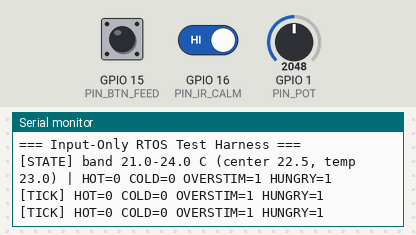
Bench run of a sketch on a simulated ESP32-S3. Parts: the last lines printed to the serial monitor. Wiring (inferred from the names in the program): IR receiver: data GPIO 16. Inputs (shaded band) come from the test bench; at power-on: GPIO 15 (PIN_BTN_FEED) HIGH, GPIO 16 (PIN_IR_CALM) HIGH, GPIO 1 (PIN_POT) = 2048 (analog values on the 0–4095 scale).

Above: at 2.7 s.
2.8 s: GPIO 15 (PIN_BTN_FEED) pulled LOW for 0.15 s
At 3.4 s:
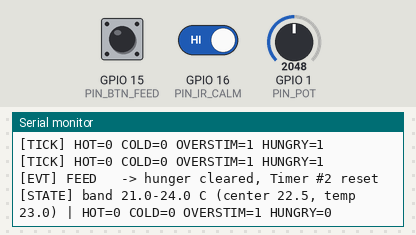
5.9 s: GPIO 16 (PIN_IR_CALM) driven LOW
At 7.3 s:
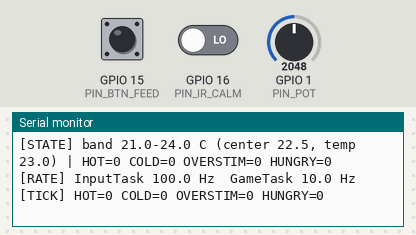
8.0 s: GPIO 1 (PIN_POT) set to 2866
At 9.3 s:
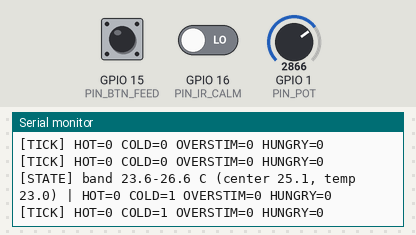
9.5 s: GPIO 1 (PIN_POT) set to 2047
At 11.3 s:
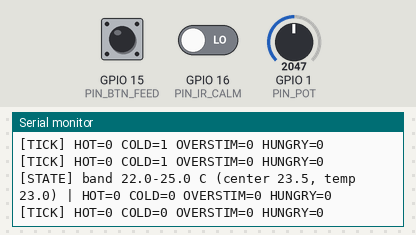
Timing chart, 0 to 12.0 s (numbered marks = the images above; inputs shaded):
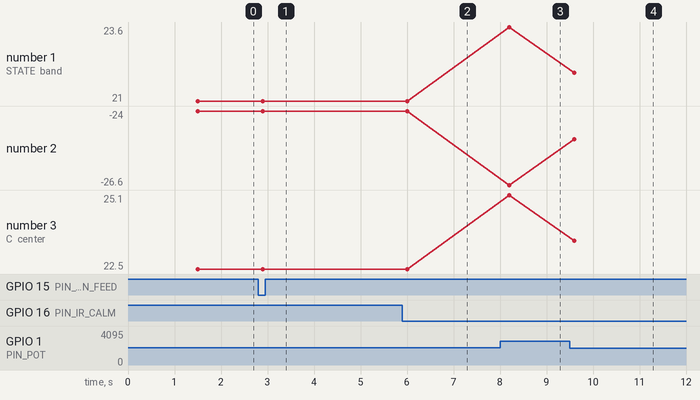

The sketch:

input_test_rtos.ino
```cpp
/* ============================================================================
 * CSE/EE 474 Final Project — Input-Only RTOS Test Harness
 * Target: ESP32-S3 (Arduino framework, FreeRTOS)
 *
 * PURPOSE
 *   Exercises the three physical inputs (debounced pushbutton, KY-022 IR
 *   receiver, potentiometer) against a simplified pet-state model, with NO
 *   real sensor input. Temperature is a fixed placeholder so the comfort-band
 *   logic can be validated by turning the pot alone.
 *
 * ARCHITECTURE
 *   InputTask   Core 1, 100 Hz, prio 3 -- polls button + pot, consumes IR ISR
 *   GameTask    Core 1,  10 Hz, prio 2 -- sole owner of PetState
 *   ReportTask  Core 1,   1 Hz, prio 1 -- prints periodic PetState heartbeat
 *
 *   Queue #2 (qEvents)   : discrete InputEvent, InputTask/timers -> GameTask
 *   Pot queue (qComfort) : 1-element overwrite, latest comfort center only
 *   State queue (qStateOut): 1-element overwrite, latest PetState snapshot,
 *                            GameTask -> ReportTask
 *
 *   Timer #2 (tHunger)  : 30 s auto-reload -> re-asserts HUNGRY
 *   Timer #3 (tStim)    : 20 s auto-reload -> re-asserts OVERSTIMULATED
 *
 * OWNERSHIP RULE
 *   Only GameTask writes PetState. Timers and InputTask never touch it; they
 *   only post events. ReportTask never touches PetState directly either --
 *   it only reads a snapshot copy that GameTask publishes each cycle. This
 *   removes the need for any mutex on the state struct.
 * ========================================================================== */


#include <Arduino.h>


/* ---------------------------- Pin map ----------------------------------- */
static const uint8_t PIN_BTN_FEED = 15;   // to GND, internal pull-up
static const uint8_t PIN_IR_CALM  = 16;   // KY-022 signal pin, idles HIGH
static const uint8_t PIN_POT      = 1;    // ADC1_CH0 (Wi-Fi safe)


/* ------------------------ Simulated temperature ------------------------- */
static const float SIM_TEMP_C   = 23.0f;  // placeholder for DHT11
static const float BAND_WIDTH_C = 3.0f;   // comfort spread
static const float BAND_HALF_C  = BAND_WIDTH_C / 2.0f;
static const float HYST_C       = 0.5f;   // edge hysteresis
static const float CENTER_MIN_C = 15.0f;  // pot fully CCW
static const float CENTER_MAX_C = 30.0f;  // pot fully CW


/* ---------------------------- Task timing ------------------------------- */
static const TickType_t INPUT_PERIOD  = pdMS_TO_TICKS(10);    // 100 Hz
static const TickType_t GAME_PERIOD   = pdMS_TO_TICKS(100);   //  10 Hz
static const TickType_t REPORT_PERIOD = pdMS_TO_TICKS(1000);  //   1 Hz


/* ----------------------------- Needs timers ----------------------------- */
static const uint32_t HUNGER_PERIOD_MS = 30000;
static const uint32_t STIM_PERIOD_MS   = 20000;


/* ------------------------------ Debounce -------------------------------- */
static const uint32_t BTN_DEBOUNCE_MS = 50;   // stable window
static const uint32_t IR_LOCKOUT_MS   = 200;  // rejects NEC repeat frames


/* ------------------------------- Types ---------------------------------- */
typedef enum {
  EVT_FEED = 0,
  EVT_CALM,
  EVT_HUNGER_EXPIRE,
  EVT_STIM_EXPIRE
} EventType;


typedef struct {
  EventType type;
  uint32_t  t_ms;
} InputEvent;


typedef struct {
  bool hot;
  bool cold;
  bool overstimulated;
  bool hungry;
} PetState;


/* ------------------------------ Globals --------------------------------- */
static QueueHandle_t qEvents   = NULL;
static QueueHandle_t qComfort  = NULL;
static QueueHandle_t qStateOut = NULL;   // 1-element overwrite, GameTask -> ReportTask


static TimerHandle_t tHunger = NULL;
static TimerHandle_t tStim   = NULL;


static volatile uint32_t g_irEdges = 0;   // bumped by ISR only


static volatile uint32_t g_inputCycles = 0;
static volatile uint32_t g_gameCycles  = 0;


/* -------------------------------- ISR ----------------------------------- */
static void IRAM_ATTR irIsr() {
  g_irEdges++;
}


/* --------------------------- Timer callbacks ---------------------------- */
static void hungerTimerCb(TimerHandle_t) {
  InputEvent e = { EVT_HUNGER_EXPIRE, millis() };
  xQueueSend(qEvents, &e, 0);
}


static void stimTimerCb(TimerHandle_t) {
  InputEvent e = { EVT_STIM_EXPIRE, millis() };
  xQueueSend(qEvents, &e, 0);
}


/* ------------------------------ InputTask ------------------------------- */
static void InputTask(void *) {
  TickType_t lastWake = xTaskGetTickCount();

  int      btnRaw        = HIGH;
  int      btnStable     = HIGH;
  uint32_t btnLastChange = 0;

  uint32_t irSeen        = 0;
  uint32_t irLastAccept  = 0;

  float potEma = (float)analogRead(PIN_POT);

  for (;;) {
    const uint32_t now = millis();

    const int r = digitalRead(PIN_BTN_FEED);
    if (r != btnRaw) {
      btnRaw = r;
      btnLastChange = now;
    } else if (btnRaw != btnStable && (now - btnLastChange) >= BTN_DEBOUNCE_MS) {
      btnStable = btnRaw;
      if (btnStable == LOW) {
        InputEvent e = { EVT_FEED, now };
        xQueueSend(qEvents, &e, 0);
      }
    }

    const uint32_t edges = g_irEdges;
    if (edges != irSeen) {
      irSeen = edges;
      if ((now - irLastAccept) >= IR_LOCKOUT_MS) {
        irLastAccept = now;
        InputEvent e = { EVT_CALM, now };
        xQueueSend(qEvents, &e, 0);
      }
    }

    potEma = (potEma * 0.9f) + ((float)analogRead(PIN_POT) * 0.1f);
    float center = CENTER_MIN_C +
                   (potEma / 4095.0f) * (CENTER_MAX_C - CENTER_MIN_C);
    xQueueOverwrite(qComfort, &center);

    g_inputCycles++;
    vTaskDelayUntil(&lastWake, INPUT_PERIOD);
  }
}


/* ------------------------------- GameTask ------------------------------- */
static void GameTask(void *) {
  TickType_t lastWake = xTaskGetTickCount();

  PetState st = { false, false, true, true };
  PetState prev;
  bool     firstPrint = true;

  float center = (CENTER_MIN_C + CENTER_MAX_C) / 2.0f;
  uint32_t lastStats = millis();

  for (;;) {
    InputEvent e;
    while (xQueueReceive(qEvents, &e, 0) == pdTRUE) {
      switch (e.type) {
        case EVT_FEED:
          st.hungry = false;
          xTimerReset(tHunger, 0);
          Serial.println("[EVT] FEED   -> hunger cleared, Timer #2 reset");
          break;
        case EVT_CALM:
          st.overstimulated = false;
          xTimerReset(tStim, 0);
          Serial.println("[EVT] CALM   -> overstim cleared, Timer #3 reset");
          break;
        case EVT_HUNGER_EXPIRE:
          st.hungry = true;
          break;
        case EVT_STIM_EXPIRE:
          st.overstimulated = true;
          break;
      }
    }

    xQueueReceive(qComfort, &center, 0);

    const float hi = center + BAND_HALF_C;
    const float lo = center - BAND_HALF_C;

    if (st.hot) {
      st.hot = (SIM_TEMP_C > (hi - HYST_C));
    } else {
      st.hot = (SIM_TEMP_C > hi);
    }

    if (st.cold) {
      st.cold = (SIM_TEMP_C < (lo + HYST_C));
    } else {
      st.cold = (SIM_TEMP_C < lo);
    }

    if (st.hot && st.cold) {
      st.cold = false;
    }

    if (firstPrint ||
        st.hot != prev.hot || st.cold != prev.cold ||
        st.overstimulated != prev.overstimulated ||
        st.hungry != prev.hungry) {
      Serial.printf(
        "[STATE] band %.1f-%.1f C (center %.1f, temp %.1f) | "
        "HOT=%d COLD=%d OVERSTIM=%d HUNGRY=%d\n",
        lo, hi, center, SIM_TEMP_C,
        st.hot, st.cold, st.overstimulated, st.hungry);
      prev = st;
      firstPrint = false;
    }

    /* Publish snapshot for ReportTask (unconditional, every cycle) */
    xQueueOverwrite(qStateOut, &st);

    const uint32_t now = millis();
    if ((now - lastStats) >= 5000) {
      const uint32_t ic = g_inputCycles, gc = g_gameCycles;
      g_inputCycles = 0; g_gameCycles = 0;
      Serial.printf("[RATE] InputTask %.1f Hz  GameTask %.1f Hz\n",
                    ic * 1000.0f / (now - lastStats),
                    gc * 1000.0f / (now - lastStats));
      lastStats = now;
    }

    g_gameCycles++;
    vTaskDelayUntil(&lastWake, GAME_PERIOD);
  }
}


/* ------------------------------ ReportTask ------------------------------- */
/* Lowest priority: purely cosmetic periodic status dump. Never touches
   PetState directly -- reads a GameTask-published snapshot only, so no
   mutex or cross-task lock is required. Uses xQueuePeek (not xQueueReceive)
   so a stale-but-valid snapshot always remains available. */
static void ReportTask(void *) {
  PetState snap;
  TickType_t lastWake = xTaskGetTickCount();

  for (;;) {
    if (xQueuePeek(qStateOut, &snap, 0) == pdTRUE) {
      Serial.printf(
        "[TICK] HOT=%d COLD=%d OVERSTIM=%d HUNGRY=%d\n",
        snap.hot, snap.cold, snap.overstimulated, snap.hungry);
    }
    vTaskDelayUntil(&lastWake, REPORT_PERIOD);
  }
}


/* -------------------------------- setup --------------------------------- */
void setup() {
  Serial.begin(115200);
  delay(1500);
  Serial.println("\n=== Input-Only RTOS Test Harness ===");

  pinMode(PIN_BTN_FEED, INPUT_PULLUP);
  pinMode(PIN_IR_CALM,  INPUT);
  analogReadResolution(12);

  qEvents   = xQueueCreate(8, sizeof(InputEvent));
  qComfort  = xQueueCreate(1, sizeof(float));
  qStateOut = xQueueCreate(1, sizeof(PetState));
  if (qEvents == NULL || qComfort == NULL || qStateOut == NULL) {
    Serial.println("FATAL: queue allocation failed");
    for (;;) { delay(1000); }
  }

  tHunger = xTimerCreate("hunger", pdMS_TO_TICKS(HUNGER_PERIOD_MS),
                         pdTRUE, NULL, hungerTimerCb);
  tStim   = xTimerCreate("stim",   pdMS_TO_TICKS(STIM_PERIOD_MS),
                         pdTRUE, NULL, stimTimerCb);
  if (tHunger == NULL || tStim == NULL) {
    Serial.println("FATAL: timer allocation failed");
    for (;;) { delay(1000); }
  }
  xTimerStart(tHunger, 0);
  xTimerStart(tStim, 0);

  attachInterrupt(digitalPinToInterrupt(PIN_IR_CALM), irIsr, FALLING);

  xTaskCreatePinnedToCore(InputTask,  "InputTask",  4096, NULL, 3, NULL, 1);
  xTaskCreatePinnedToCore(GameTask,   "GameTask",   4096, NULL, 2, NULL, 1);
  xTaskCreatePinnedToCore(ReportTask, "ReportTask", 8192, NULL, 1, NULL, 1);
}


void loop() {
  // RTOS handles scheduling
}
```

Measured:
- after the input at 2.8 s, the serial monitor: prints a new line after 0.10 s (image 1)
- after the input at 5.9 s, the serial monitor: prints a new line after 0.10 s (image 2)
- after the input at 8.0 s, the serial monitor: prints a new line after 0.20 s (image 3)
- after the input at 9.5 s, the serial monitor: prints a new line after 0.10 s (image 4)
- plotted number 1: 21 → 23.6 after the input at 8.0 s, 23.6 → 22 after the input at 9.5 s
- plotted number 2: -24 → -26.6 after the input at 8.0 s, -26.6 → -25 after the input at 9.5 s
- plotted number 3: 22.5 → 25.1 after the input at 8.0 s, 25.1 → 23.5 after the input at 9.5 s
